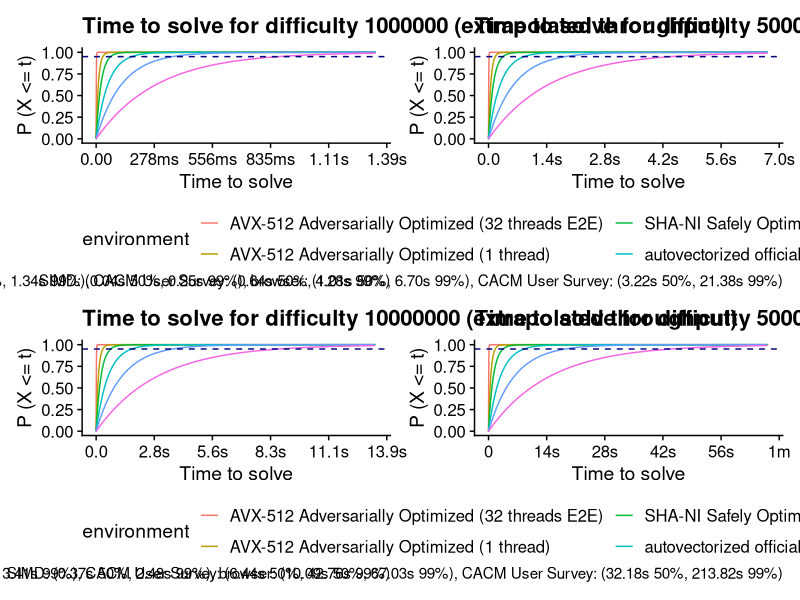

This figure's R source:
#! /usr/bin/env Rscript --vanilla

library(tidyverse)
library(patchwork)
library(cowplot)
library(scales)

simd.hps <- 1e7 / 0.10749
browser.hps <- 5e6 / mean(c(
        0.105, 1.69, 1.06, 1.89, 1.91, 1.09, 1.80, 0.97, 0.71, 1.15, 3.59, 1.09, 0.14, 3.98, 1.26, 1.05, 1.26
    ))

browser.cacm.hps <- 14760000 / 13.7065

hps <- tribble(
    ~environment, ~hps,
    "AVX-512 Adversarially Optimized (32 threads E2E)", 5e6 * 13761 / 60,
    "AVX-512 Adversarially Optimized (1 thread)", simd.hps,
    "SHA-NI Safely Optimized", 4e6 / 0.092932,
    "autovectorized official build (1 thread)", 4e6 / 0.22714,
    "generic official build (1 thread)", 4e6 / 0.48967,
    "official WASM build", browser.hps,
) |>
    mutate(
        environment = fct_reorder(environment, hps, .desc = TRUE),
    )

plots <- list()

p <- map2(c(1000000, 5000000, 10000000, 50000000), c("bottom", "none", "bottom", "none"), \(difficulty, legend.position) {
    df <- tibble(iterations = 2^seq(0, 40, by=0.01)) |>
        mutate(p = pgeom(iterations, 1/difficulty))
    
    simd.t50 <- qgeom(0.5, 1/difficulty) / simd.hps
    simd.t99 <- qgeom(0.99, 1/difficulty) / simd.hps
    browser.t50 <- qgeom(0.5, 1/difficulty) / browser.hps
    browser.t99 <- qgeom(0.99, 1/difficulty) / browser.hps
    official.cacm.t50 <- qgeom(0.5, 1/difficulty) / browser.cacm.hps
    official.cacm.t95 <- qgeom(0.95, 1/difficulty) / browser.cacm.hps
    official.cacm.t99 <- qgeom(0.99, 1/difficulty) / browser.cacm.hps

    df |> 
        cross_join(hps) |>
        mutate(time = iterations / hps) |>
        ggplot(aes(x = time, y = p, color = environment)) +
        geom_line() +
        labs(
            title = sprintf("Time to solve for difficulty %d (extrapolated throughput)", difficulty),
            x = "Time to solve",
            y = "P (X <= t)",
            caption = sprintf("SIMD: (%.2fs 50%%, %.2fs 99%%), browser: (%.2fs 50%%, %.2fs 99%%), CACM User Survey: (%.2fs 50%%, %.2fs 99%%)", simd.t50, simd.t99, browser.t50, browser.t99, official.cacm.t50, official.cacm.t99)
        ) +
        scale_x_continuous(
          limits = c(0, browser.t99),
          labels = label_timespan(unit = "secs"),
          breaks = seq(0, 1, by = 0.1) * max(browser.t99, official.cacm.t95)
        ) +
        geom_hline(yintercept = 0.95, linetype = "dashed", color = "navy") +
        annotate(
            "text",
            x = max(browser.t99, official.cacm.t95),
            y = 0.90,
            label = "95% challenges complete",
            hjust = 1,
            vjust = 1,
            color = "black"
        ) +
        theme_cowplot() +
        theme(legend.position = legend.position)
}) |> reduce(`+`)

ggsave("time.png", p, width = 18, height = 12, bg = "white", dpi = 300)
